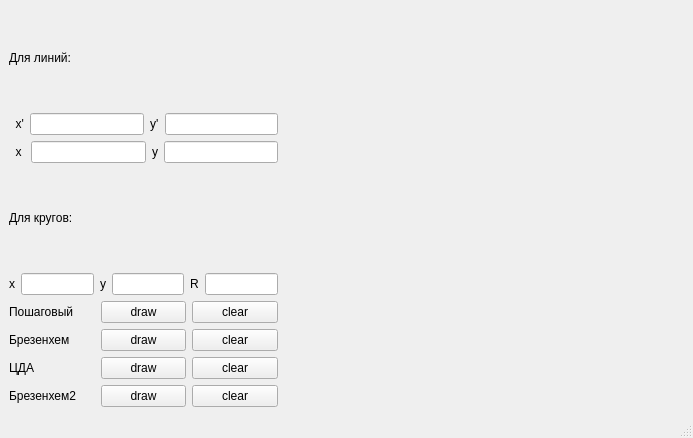
<?xml version="1.0" encoding="UTF-8"?>
<ui version="4.0">
 <class>MainWindow</class>
 <widget class="QMainWindow" name="MainWindow">
  <property name="geometry">
   <rect>
    <x>0</x>
    <y>0</y>
    <width>693</width>
    <height>438</height>
   </rect>
  </property>
  <property name="windowTitle">
   <string>MainWindow</string>
  </property>
  <widget class="QWidget" name="centralwidget">
   <layout class="QHBoxLayout" name="horizontalLayout_2">
    <item>
     <layout class="QHBoxLayout" name="horizontalLayout">
      <item>
       <layout class="QVBoxLayout" name="verticalLayout">
        <item>
         <widget class="QLabel" name="label">
          <property name="styleSheet">
           <string notr="true">selection-background-color: qradialgradient(spread:pad, cx:0.5, cy:0.5, radius:0.5, fx:0.5, fy:0.5, stop:0 rgba(0, 0, 0, 255), stop:0.19397 rgba(0, 0, 0, 255), stop:0.202312 rgba(122, 97, 0, 255), stop:0.495514 rgba(76, 58, 0, 255), stop:0.504819 rgba(255, 255, 255, 255), stop:0.79 rgba(255, 255, 255, 255), stop:1 rgba(255, 158, 158, 255));</string>
          </property>
          <property name="text">
           <string>Для линий:</string>
          </property>
         </widget>
        </item>
        <item>
         <layout class="QHBoxLayout" name="horizontalLayout_4">
          <item>
           <widget class="QLabel" name="label_2">
            <property name="text">
             <string>  x'</string>
            </property>
           </widget>
          </item>
          <item>
           <widget class="QLineEdit" name="leX"/>
          </item>
          <item>
           <widget class="QLabel" name="label_3">
            <property name="text">
             <string>y'</string>
            </property>
           </widget>
          </item>
          <item>
           <widget class="QLineEdit" name="leY"/>
          </item>
         </layout>
        </item>
        <item>
         <layout class="QHBoxLayout" name="horizontalLayout_6">
          <item>
           <widget class="QLabel" name="label_12">
            <property name="text">
             <string>  x </string>
            </property>
           </widget>
          </item>
          <item>
           <widget class="QLineEdit" name="leXend"/>
          </item>
          <item>
           <widget class="QLabel" name="label_13">
            <property name="text">
             <string>y</string>
            </property>
           </widget>
          </item>
          <item>
           <widget class="QLineEdit" name="leYend"/>
          </item>
         </layout>
        </item>
        <item>
         <layout class="QHBoxLayout" name="horizontalLayout_11">
          <item>
           <widget class="QLabel" name="label_4">
            <property name="text">
             <string>Для кругов:</string>
            </property>
           </widget>
          </item>
         </layout>
        </item>
        <item>
         <layout class="QHBoxLayout" name="horizontalLayout_12">
          <item>
           <widget class="QLabel" name="label_5">
            <property name="text">
             <string>х</string>
            </property>
           </widget>
          </item>
          <item>
           <widget class="QLineEdit" name="lecx"/>
          </item>
          <item>
           <widget class="QLabel" name="label_6">
            <property name="text">
             <string>y</string>
            </property>
           </widget>
          </item>
          <item>
           <widget class="QLineEdit" name="lecy"/>
          </item>
          <item>
           <widget class="QLabel" name="label_7">
            <property name="text">
             <string>R</string>
            </property>
           </widget>
          </item>
          <item>
           <widget class="QLineEdit" name="leR">
            <property name="text">
             <string/>
            </property>
           </widget>
          </item>
         </layout>
        </item>
        <item>
         <layout class="QHBoxLayout" name="horizontalLayout_9">
          <item>
           <widget class="QLabel" name="label_8">
            <property name="text">
             <string>Пошаговый</string>
            </property>
           </widget>
          </item>
          <item>
           <widget class="QPushButton" name="draw1">
            <property name="text">
             <string>draw</string>
            </property>
           </widget>
          </item>
          <item>
           <widget class="QPushButton" name="clear1">
            <property name="text">
             <string>clear</string>
            </property>
           </widget>
          </item>
         </layout>
        </item>
        <item>
         <layout class="QHBoxLayout" name="horizontalLayout_14">
          <item>
           <widget class="QLabel" name="label_9">
            <property name="text">
             <string>Брезенхем</string>
            </property>
           </widget>
          </item>
          <item>
           <widget class="QPushButton" name="draw2">
            <property name="text">
             <string>draw</string>
            </property>
           </widget>
          </item>
          <item>
           <widget class="QPushButton" name="clear2">
            <property name="text">
             <string>clear</string>
            </property>
           </widget>
          </item>
         </layout>
        </item>
        <item>
         <layout class="QHBoxLayout" name="horizontalLayout_10">
          <item>
           <widget class="QLabel" name="label_10">
            <property name="text">
             <string>ЦДА</string>
            </property>
           </widget>
          </item>
          <item>
           <widget class="QPushButton" name="draw3">
            <property name="text">
             <string>draw</string>
            </property>
           </widget>
          </item>
          <item>
           <widget class="QPushButton" name="clear3">
            <property name="text">
             <string>clear</string>
            </property>
           </widget>
          </item>
         </layout>
        </item>
        <item>
         <layout class="QHBoxLayout" name="horizontalLayout_13">
          <item>
           <widget class="QLabel" name="label_11">
            <property name="text">
             <string>Брезенхем2</string>
            </property>
           </widget>
          </item>
          <item>
           <widget class="QPushButton" name="draw4">
            <property name="text">
             <string>draw</string>
            </property>
           </widget>
          </item>
          <item>
           <widget class="QPushButton" name="clear4">
            <property name="text">
             <string>clear</string>
            </property>
           </widget>
          </item>
         </layout>
        </item>
       </layout>
      </item>
      <item>
       <layout class="QHBoxLayout" name="horizontalLayout_8"/>
      </item>
     </layout>
    </item>
    <item>
     <widget class="QCustomPlot" name="widget" native="true">
      <property name="minimumSize">
       <size>
        <width>400</width>
        <height>100</height>
       </size>
      </property>
     </widget>
    </item>
    <item>
     <layout class="QHBoxLayout" name="horizontalLayout_5"/>
    </item>
   </layout>
  </widget>
  <widget class="QMenuBar" name="menubar">
   <property name="geometry">
    <rect>
     <x>0</x>
     <y>0</y>
     <width>693</width>
     <height>25</height>
    </rect>
   </property>
  </widget>
  <widget class="QStatusBar" name="statusbar"/>
 </widget>
 <customwidgets>
  <customwidget>
   <class>QCustomPlot</class>
   <extends>QWidget</extends>
   <header>qcustomplot.h</header>
   <container>1</container>
  </customwidget>
 </customwidgets>
 <resources/>
 <connections/>
</ui>
